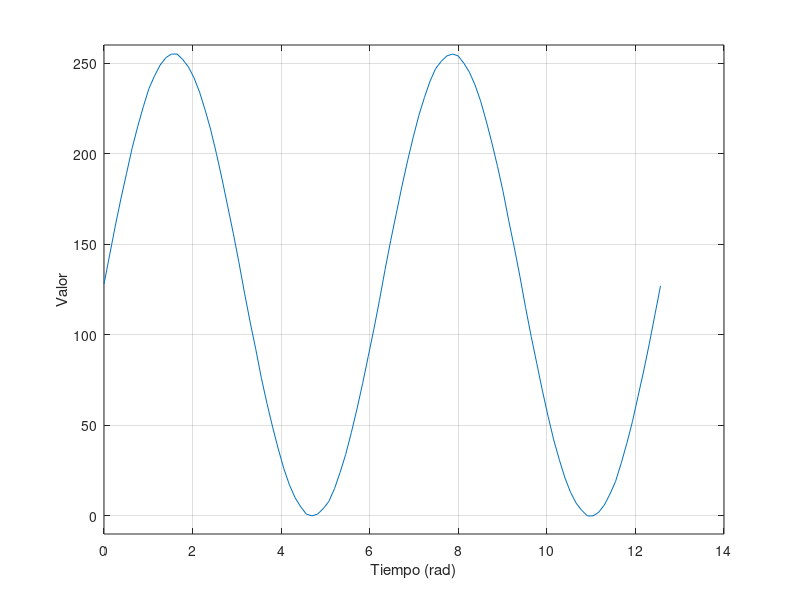

Recreate this plot in MATLAB.
clear all;clc 

% Definir el dominio de la señal desde -pi a pi
t = linspace(0, 4*pi, 100);

% Generar la señal senoidal
senal = sin(t);


% Escalar la señal al rango de 0 a 255
senal_escalada = (senal + 1) * 127.5;

% Redondear a enteros
senal_redondeada = round(senal_escalada);

% Asegurarse de que la señal está en el rango de 0 a 255
senal_redondeada(senal_redondeada < 0) = 0;
senal_redondeada(senal_redondeada > 255) = 255;

% Graficar la señal generada
plot(t, senal_redondeada);
%title('Señal senoidal de 0 a 4*pi con resolución de 8 bits');
xlabel('Tiempo (rad)');
ylabel('Valor');
ylim([-10 260])
grid on;
